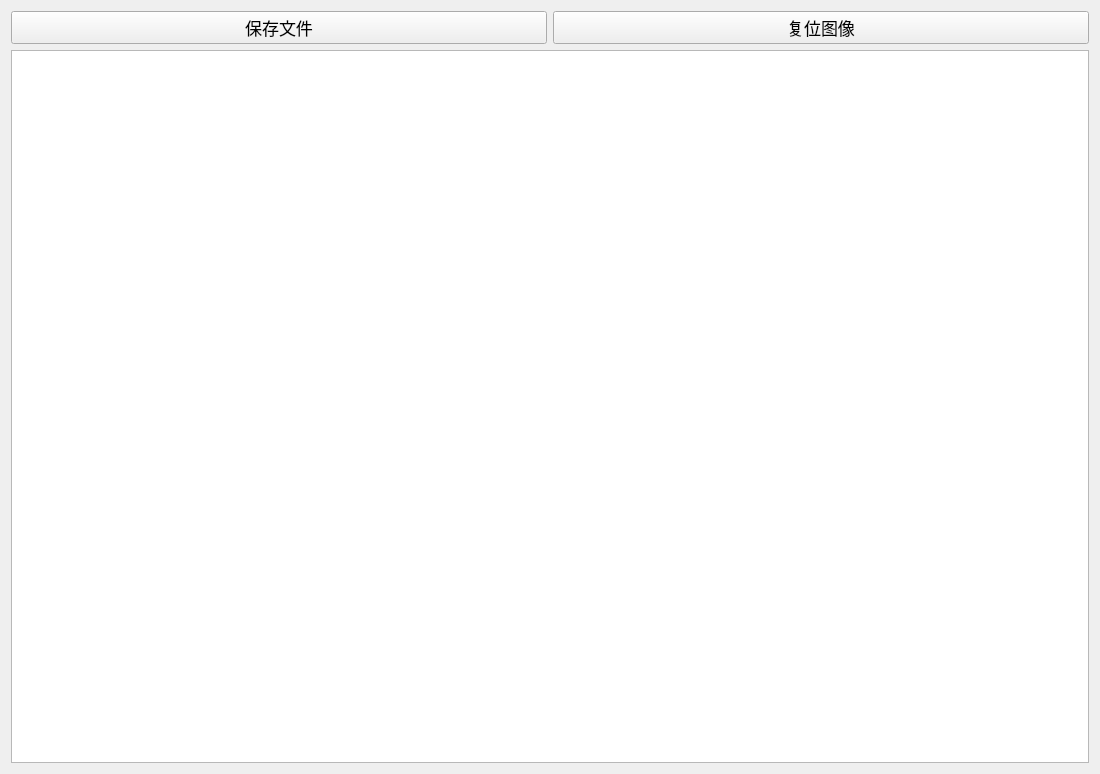
<?xml version="1.0" encoding="UTF-8"?>
<ui version="4.0">
 <class>raw_wave_widget</class>
 <widget class="QWidget" name="raw_wave_widget">
  <property name="geometry">
   <rect>
    <x>0</x>
    <y>0</y>
    <width>1100</width>
    <height>774</height>
   </rect>
  </property>
  <property name="font">
   <font>
    <pointsize>13</pointsize>
   </font>
  </property>
  <property name="windowTitle">
   <string>Form</string>
  </property>
  <layout class="QGridLayout" name="gridLayout">
   <item row="0" column="0">
    <layout class="QHBoxLayout" name="horizontalLayout">
     <item>
      <widget class="QPushButton" name="btn_save">
       <property name="text">
        <string>保存文件</string>
       </property>
      </widget>
     </item>
     <item>
      <widget class="QPushButton" name="btn_reset">
       <property name="font">
        <font>
         <pointsize>13</pointsize>
        </font>
       </property>
       <property name="text">
        <string>复位图像</string>
       </property>
      </widget>
     </item>
    </layout>
   </item>
   <item row="1" column="0">
    <widget class="QCustomPlot" name="customPlot_wave"/>
   </item>
  </layout>
 </widget>
 <customwidgets>
  <customwidget>
   <class>QCustomPlot</class>
   <extends>QGraphicsView</extends>
   <header location="global">qcustomplot.h</header>
  </customwidget>
 </customwidgets>
 <resources/>
 <connections/>
</ui>
